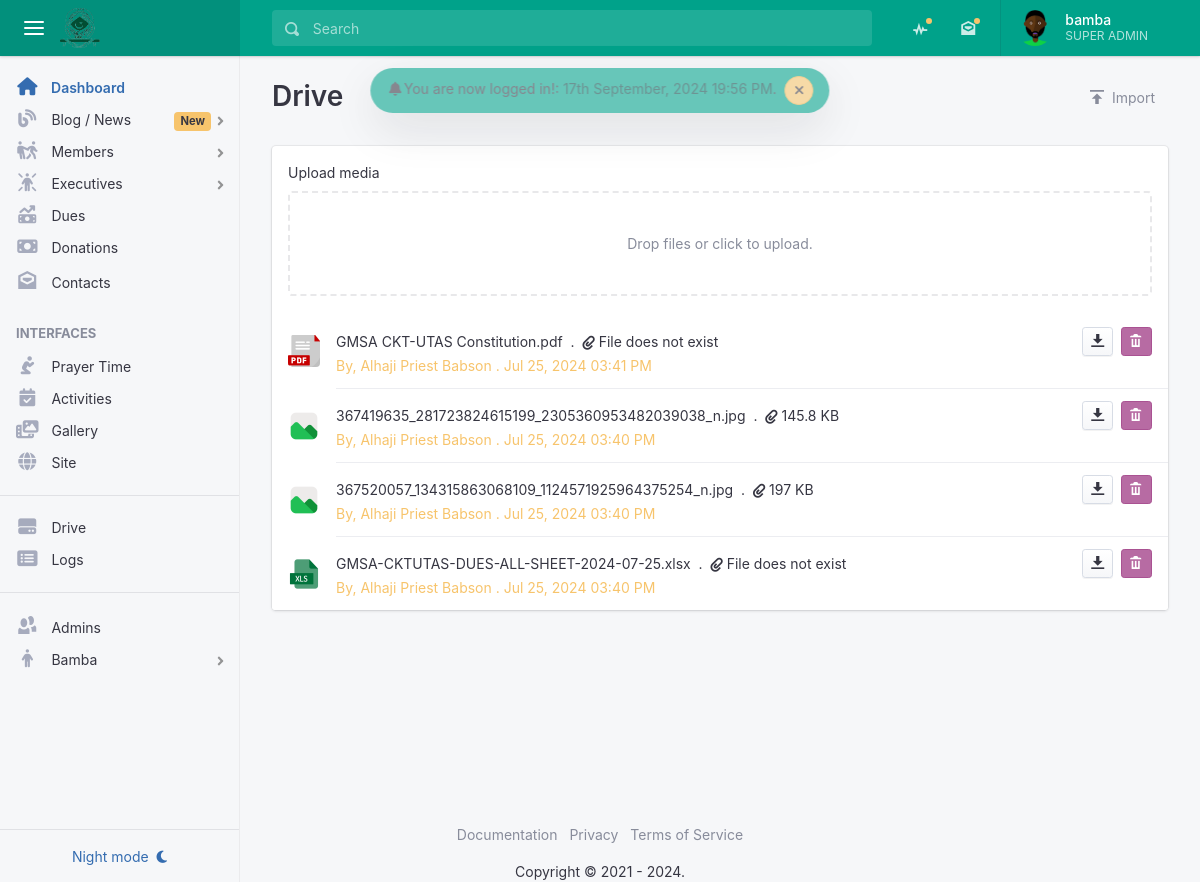
Screenshot of /admin/drive.php (signed in) with the database file from the repository.
### tables this page shows
CREATE TABLE `gmsa_admin` (
  `id` int(11) NOT NULL,
  `admin_id` varchar(300) DEFAULT NULL,
  `admin_fullname` varchar(255) NOT NULL,
  `admin_email` varchar(175) NOT NULL,
  `admin_password` varchar(255) NOT NULL,
  `admin_profile` text DEFAULT NULL,
  `admin_joined_date` datetime NOT NULL DEFAULT current_timestamp(),
  `admin_last_login` datetime DEFAULT NULL,
  `admin_permissions` varchar(255) NOT NULL,
  `admin_status` tinyint(4) NOT NULL DEFAULT 0
);

CREATE TABLE `gmsa_drive` (
  `id` bigint(20) NOT NULL,
  `drive_id` varchar(300) DEFAULT NULL,
  `drive_media` text DEFAULT NULL,
  `upload_by` varchar(300) DEFAULT NULL,
  `createdAt` timestamp NULL DEFAULT current_timestamp(),
  `updatedAt` datetime DEFAULT NULL ON UPDATE current_timestamp(),
  `status` tinyint(1) NOT NULL DEFAULT 0
);

### helpers/functions.php (called while the page is built, shortened)
<?php
function provide_admin_title($permission) {
	$title = '';
	if ($permission == 'admin,patron,finance,editor') {
		$title = 'Patron';
	} elseif ($permission == 'admin,finance,editor') {
		$title = 'Super Admin';
	} elseif ($permission == 'finance') {
		$title = 'Finance';
	} elseif ($permission == 'editor') {
		$title = 'Editor';
	}
	return strtoupper($title);
}

### helpers/helpers.php (called while the page is built, shortened)
<?php
function pretty_date($date){
	return date("M d, Y h:i A", strtotime($date));
}
function getFilesize($file) {
    if (!file_exists($file)) return "File does not exist";
    $filesize = filesize($file);
    if ($filesize > 1024) {
        $filesize = ($filesize / 1024);
        if ($filesize > 1024) {
            $filesize = ($filesize / 1024);
            if ($filesize > 1024) {
                $filesize = ($filesize / 1024);
                $filesize = round($filesize, 1);
                return $filesize." GB";
            } else {
                $filesize = round($filesize, 1);
                return $filesize." MB";
            }
        } else {
            $filesize = round($filesize, 1);
            return $filesize." KB";
        }
    } else {
        $filesize = round($filesize, 1);
        return $filesize." Bytes";
    }
}
function find_file_extension($file) {
    $media = explode('.', $file);
    $extension = end($media);
    $location = PROOT . 'assets/media/drive/';
    $icon = $location . 'paper.png';
    if ($extension == 'xlsx') {
        $icon = $location . 'xls.png';
    } elseif ($extension == 'docx') {
        $icon = $location . 'docx.png';
    } elseif ($extension == 'jpg') {
        $icon = $location . 'image.png';
    }  elseif ($extension == 'jpeg') {
        $icon = $location . 'image.png';
    }  elseif ($extension == 'png') {
        $icon = $location . 'image.png';
    }  elseif ($extension == 'gif') {
        $icon = $location . 'image.png';
    } elseif ($extension == 'txt') {
        $icon = $location . 'txt.png';
    } elseif ($extension == 'pdf') {
        $icon = $location . 'pdf.png';
    }
    return $icon;
}
function admin_has_permission($permission = 'admin') {
	global $admin_data;
	$permissions = explode(',', $admin_data['admin_permissions']);
	if (in_array($permission, $permissions, true)) {
		return true;
	}
	return false;
}

### admin/drive.php (the view, shortened to what this page needs)
<?php
    require_once ("../db_connection/conn.php");
    include ("includes/head.php");
    include ("includes/header.php");
    include ("includes/aside.php");
    $sql = "
        SELECT * FROM gmsa_drive
        JOIN gmsa_admin
            ON gmsa_admin.admin_id = gmsa_drive.upload_by
        ORDER BY gmsa_drive.createdAt DESC
    ";
    $statement = $conn->prepare($sql);
    $statement->execute();
    $drives = $statement->fetchAll();
    $count_drive = $statement->rowCount();
?>
    <main class="app-main">
        <div class="wrapper">
            <div class="page">
                <?= $flash; ?>
                <div class="page-inner">
                    <header class="page-title-bar">
                        <div class="d-md-flex align-items-md-start">
                            <h1 class="page-title mr-sm-auto"> Drive </h1>
                            <div class="btn-toolbar">
                                <a href="<?= PROOT; ?>admin/drive" class="btn btn-light"><i class="oi oi-data-transfer-upload"></i> <span class="ml-1">Import</span></a>
                            </div>
                        </div>
                    </header>
                    <div class="page-section">
                        <div class="card card-fluid">
                            <div class="card-body">
                                <label>Upload media</label>
                                <div id="dropzone" class="fileinput-dropzone">
                                    <span>Drop files or click to upload.</span>
                                </div>
                            </div>
                            <div id="uploadList" class="list-group list-group-flush list-group-divider">
                                <?php if ($count_drive > 0): ?>
                                    <?php foreach ($drives as $drive): ?>
                                    <div class="list-group-item">
                                        <div class="list-group-item-figure">
                                            <div class="tile tile-img">
                                                <a href="<?= PROOT . 'assets/media/drive/' . $drive["drive_media"]; ?>" target="_blank" class="img-link">
                                                    <img class="img-fluid" src="<?= find_file_extension($drive["drive_media"]); ?>" alt="Card image cap">
                                                </a>
                                            </div>
                                        </div>
                                        <div class="list-group-item-body">
                                            <div class="media align-items-center">
                                                <div class="media-body"><?= $drive['drive_media']; ?>&nbsp;&nbsp;.&nbsp;&nbsp;<span class="oi oi-paperclip"></span> <?= getFilesize(BASEURL . 'assets/media/drive/' . $drive['drive_media']); ?></div>
                                                <div class="media-actions">
                                                    <a title="Download" href="<?= PROOT; ?>admin/auth/download?file=<?= 'assets/media/drive/' . $drive['drive_media']; ?>" class="btn btn-sm btn-secondary"><span class="oi oi-data-transfer-download"></span></a>&nbsp;
                                                    <a title="Delete" href="?delete=<?= $drive['drive_id'] . '&location=assets/media/drive/' . $drive['drive_media']; ?>" class="btn btn-sm btn-danger"><span class="oi oi-trash"></span></a>
                                                </div>
                                            </div>
                                            <p class="list-group-item-text text-yellow">By, <?= ucwords($drive['admin_fullname']); ?> . <?= pretty_date($drive['createdAt']); ?> </p>
                                        </div>
                                    </div>
                                    <?php endforeach; ?>
                                <?php else: ?>
                                    <div class="alert alert-danger">
                                        No files found!
                                    </div>
                                <?php endif ?>
                            </div>
                        </div>
                    </div>
                </div>
            </div>
        </main>
    </div>
<?php include ("includes/footer.php"); ?>

### admin/includes/header.php (shortened to what this page needs)
<div class="app">
    <header class="app-header app-header-dark bg-success">
        <div class="top-bar">
            <div class="top-bar-brand">
                <button class="hamburger hamburger-squeeze mr-2" type="button" data-toggle="aside-menu" aria-label="toggle aside menu"><span class="hamburger-box"><span class="hamburger-inner"></span></span></button>
                <a href="<?= PROOT; ?>admin">
                    <img src="<?= PROOT; ?>assets/media/logo/logo.png" class="img-fluid rounded" width="40">
                </a>
            </div>
            <div class="top-bar-list">
                <div class="top-bar-item top-bar-item-full">
                    <form class="top-bar-search">
                        <div class="input-group input-group-search dropdown">
                            <div class="input-group-prepend">
                                <span class="input-group-text"><span class="oi oi-magnifying-glass"></span></span>
                            </div>
                            <input type="text" class="form-control" data-toggle="dropdown" aria-label="Search" placeholder="Search">
                        </div>
                    </form>
                </div>
                <div class="top-bar-item top-bar-item-right px-0 d-none d-sm-flex">
                    <ul class="header-nav nav">
                        <li class="nav-item dropdown header-nav-dropdown has-notified">
                            <a class="nav-link" href="<?= PROOT; ?>admin/blog/all"><span class="oi oi-pulse"></span></a>
                        </li>
                        <li class="nav-item dropdown header-nav-dropdown has-notified">
                            <a class="nav-link" href="<?= PROOT; ?>admin/contacts"><span class="oi oi-envelope-open"></span></a>
                        </li>
                    </ul>
                    <div class="dropdown d-none d-md-flex">
                        <button class="btn-account" type="button" data-toggle="dropdown" aria-haspopup="true" aria-expanded="false"><span class="user-avatar user-avatar-md"><img src="<?= PROOT . (($admin_data['admin_profile'] == NULL) ? 'assets/media/avatar.png' : $admin_data['admin_profile']); ?>" alt=""></span> <span class="account-summary pr-lg-4 d-none d-lg-block"><span class="account-name"><?= $admin_data['admin_fullname']; ?> </span> <span class="account-description"><?= provide_admin_title($admin_data['admin_permissions']); ?></span></span></button>
                    </div>
                </div>
            </div>
        </div>
    </header>

### admin/includes/aside.php (shortened to what this page needs)
<aside class="app-aside app-aside-expand-md app-aside-light">
    <div class="aside-content">
        <div class="aside-menu overflow-hidden">
            <nav id="stacked-menu" class="stacked-menu">
                <ul class="menu">
                    <li class="menu-item has-active">
                        <a href="<?= PROOT; ?>admin" class="menu-link"><span class="menu-icon fas fa-home"></span> <span class="menu-text">Dashboard</span></a>
                    </li>
                    <?php if (admin_has_permission('editor')): ?>
                    <li class="menu-item has-child">
                        <a href="javascript:;" class="menu-link"><span class="menu-icon fas fa-blog"></span> <span class="menu-text">Blog / News</span> <span class="badge badge-warning">New</span></a>
                    </li>
                    <?php endif; ?>
                    <li class="menu-item has-child">
                        <a href="javascript:;" class="menu-link"><span class="menu-icon fa-solid fa-people-pulling"></span> <span class="menu-text">Members</span></a>
                    </li>
                    <li class="menu-item has-child">
                        <a href="javascript:;" class="menu-link"><span class="menu-icon fa-solid fa-person-rays"></span> <span class="menu-text">Executives</span></a>
                    </li>
                    <?php if (admin_has_permission('finance')): ?>
                    <li class="menu-item">
                        <a href="<?= PROOT; ?>admin/dues" class="menu-link"><span class="menu-icon fa fa-money-bill-trend-up"></span> <span class="menu-text">Dues</span></a>
                    </li>
                    <li class="menu-item">
                        <a href="<?= PROOT; ?>admin/donations" class="menu-link"><span class="menu-icon fa fa-money-bill"></span> <span class="menu-text">Donations</span></a>
                    </li>
                    <?php endif; ?>
                    <li class="menu-item">
                        <a href="<?= PROOT; ?>admin/contacts" class="menu-link"><span class="menu-icon oi oi-envelope-open"></span> <span class="menu-text">Contacts</span></a>
                    </li>
                    <?php if (admin_has_permission('editor')): ?>
                    <li class="menu-header">Interfaces </li>
                    <li class="menu-item">
                        <a href="<?= PROOT; ?>admin/prayer-time" class="menu-link"><span class="menu-icon fa-solid fa-person-praying"></span> <span class="menu-text">Prayer Time</span></a>
                    </li>
                    <li class="menu-item">
                        <a href="<?= PROOT; ?>admin/activity" class="menu-link"><span class="menu-icon fa fa-calendar-check"></span> <span class="menu-text">Activities</span></a>
                    </li>
                    <li class="menu-item">
                        <a href="<?= PROOT; ?>admin/gallery" class="menu-link"><span class="menu-icon fa fa-photo-film"></span> <span class="menu-text">Gallery</span></a>
                    </li>
                    <li class="menu-item">
                        <a href="<?= PROOT; ?>admin/site" class="menu-link"><span class="menu-icon fas fa-globe"></span> <span class="menu-text">Site</span></a>
                    </li>
                    <?php endif; ?>
                    <hr>
                    <li class="menu-item">
                        <a href="<?= PROOT; ?>admin/drive" class="menu-link"><span class="menu-icon fa-solid fa-hard-drive"></span> <span class="menu-text">Drive</span></a>
                    </li>
                    <li class="menu-item">
                        <a href="<?= PROOT; ?>admin/logs" class="menu-link"><span class="menu-icon fa-solid fa-rectangle-list"></span> <span class="menu-text">Logs</span></a>
                    </li>
                    <hr>
                    <?php if (admin_has_permission()): ?>
                    <li class="menu-item">
                        <a href="<?= PROOT; ?>admin/admins" class="menu-link"><span class="menu-icon oi oi-people"></span> <span class="menu-text">Admins</span></a>
                    </li>
                    <?php endif; ?>
                    <li class="menu-item has-child">
                        <a href="javascript:;" class="menu-link"><span class="menu-icon fa-solid fa-person"></span> <span class="menu-text"><?= ucwords($admin_data['admin_fullname']); ?> </span></a>
                    </li>
                </ul>
            </nav>
        </div>
        <footer class="aside-footer border-top p-2">
            <button class="btn btn-light btn-block text-primary" data-toggle="skin"><span class="d-compact-menu-none">Night mode</span> <i class="fas fa-moon ml-1"></i></button>
        </footer>
    </div>
</aside>

### rows the page displays
gmsa_admin: admin_fullname "bamba", admin_permissions "SUPER ADMIN", admin_fullname "Bamba"
gmsa_drive: shows a picture, drive_media "GMSA CKT-UTAS Constitution.pdf", drive_media "File does not exist", gmsa_admin.admin_fullname "Alhaji Priest Babson", createdAt "Jul 25, 2024 03:41 PM"
gmsa_drive: drive_media "367419635_281723824615199_2305360953482039038_n.jpg", drive_media "145.8 KB", gmsa_admin.admin_fullname "Alhaji Priest Babson", createdAt "Jul 25, 2024 03:40 PM"
gmsa_drive: drive_media "367520057_134315863068109_1124571925964375254_n.jpg", drive_media "197 KB", gmsa_admin.admin_fullname "Alhaji Priest Babson", createdAt "Jul 25, 2024 03:40 PM"
gmsa_drive: shows a picture, drive_media "GMSA-CKTUTAS-DUES-ALL-SHEET-2024-07-25.xlsx", drive_media "File does not exist", gmsa_admin.admin_fullname "Alhaji Priest Babson", createdAt "Jul 25, 2024 03:40 PM"

### other values shown
$_SESSION['flash_success'] "You are now logged in!"
